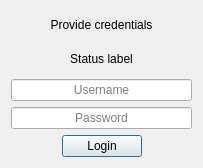
<?xml version="1.0" encoding="UTF-8"?>
<ui version="4.0">
 <class>loginWindow</class>
 <widget class="QDialog" name="loginWindow">
  <property name="geometry">
   <rect>
    <x>0</x>
    <y>0</y>
    <width>203</width>
    <height>168</height>
   </rect>
  </property>
  <property name="sizePolicy">
   <sizepolicy hsizetype="Fixed" vsizetype="Fixed">
    <horstretch>0</horstretch>
    <verstretch>0</verstretch>
   </sizepolicy>
  </property>
  <property name="cursor">
   <cursorShape>ArrowCursor</cursorShape>
  </property>
  <property name="windowTitle">
   <string>Login</string>
  </property>
  <property name="windowOpacity">
   <double>1.000000000000000</double>
  </property>
  <property name="sizeGripEnabled">
   <bool>false</bool>
  </property>
  <layout class="QVBoxLayout" name="verticalLayout">
   <item>
    <layout class="QVBoxLayout" name="verticalLayout_2">
     <property name="sizeConstraint">
      <enum>QLayout::SetMinimumSize</enum>
     </property>
     <item>
      <widget class="QLabel" name="label">
       <property name="text">
        <string>Provide credentials</string>
       </property>
       <property name="alignment">
        <set>Qt::AlignCenter</set>
       </property>
      </widget>
     </item>
     <item>
      <widget class="QLabel" name="status_label">
       <property name="text">
        <string>Status label</string>
       </property>
       <property name="alignment">
        <set>Qt::AlignCenter</set>
       </property>
      </widget>
     </item>
     <item>
      <widget class="QLineEdit" name="usename_lineEdit">
       <property name="alignment">
        <set>Qt::AlignCenter</set>
       </property>
       <property name="placeholderText">
        <string>Username</string>
       </property>
      </widget>
     </item>
     <item>
      <widget class="QLineEdit" name="password_lineEdit">
       <property name="inputMethodHints">
        <set>Qt::ImhNone</set>
       </property>
       <property name="alignment">
        <set>Qt::AlignCenter</set>
       </property>
       <property name="placeholderText">
        <string>Password</string>
       </property>
      </widget>
     </item>
     <item>
      <layout class="QHBoxLayout" name="horizontalLayout">
       <item>
        <spacer name="horizontalSpacer">
         <property name="orientation">
          <enum>Qt::Horizontal</enum>
         </property>
         <property name="sizeHint" stdset="0">
          <size>
           <width>40</width>
           <height>20</height>
          </size>
         </property>
        </spacer>
       </item>
       <item>
        <widget class="QPushButton" name="login_pushButton">
         <property name="text">
          <string>Login</string>
         </property>
        </widget>
       </item>
       <item>
        <spacer name="horizontalSpacer_2">
         <property name="orientation">
          <enum>Qt::Horizontal</enum>
         </property>
         <property name="sizeHint" stdset="0">
          <size>
           <width>40</width>
           <height>20</height>
          </size>
         </property>
        </spacer>
       </item>
      </layout>
     </item>
    </layout>
   </item>
  </layout>
 </widget>
 <resources/>
 <connections/>
</ui>
